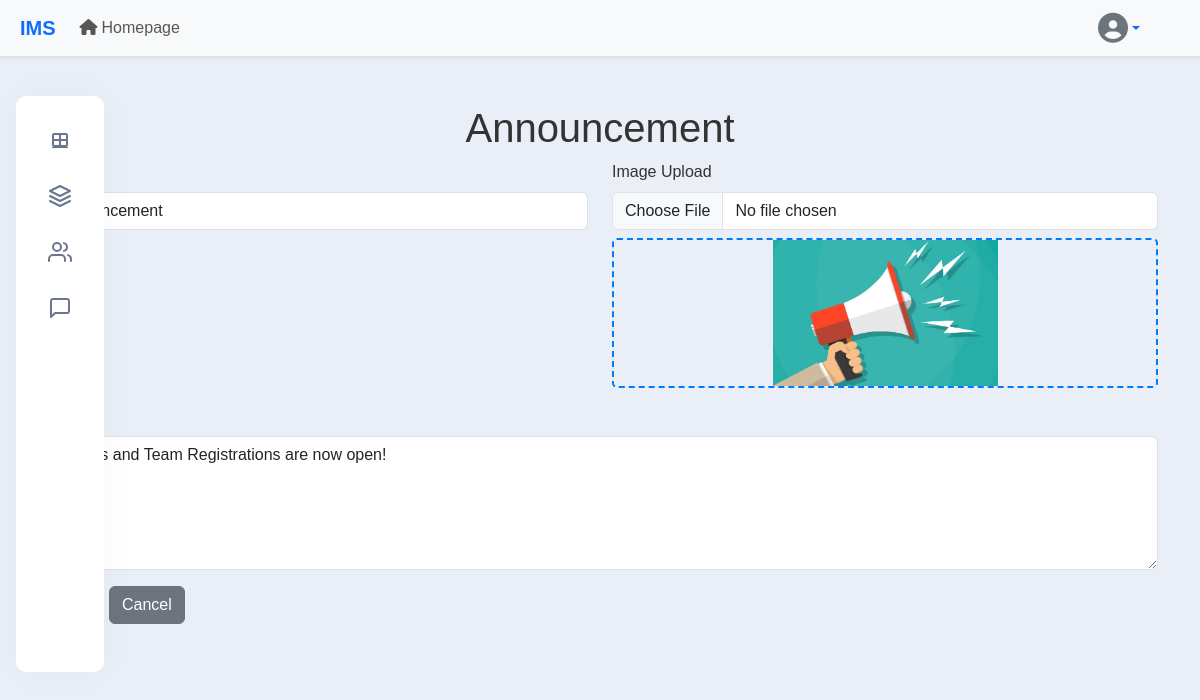
The app's page /announcements/announcement_details.php?id=29 (signed in), older data.
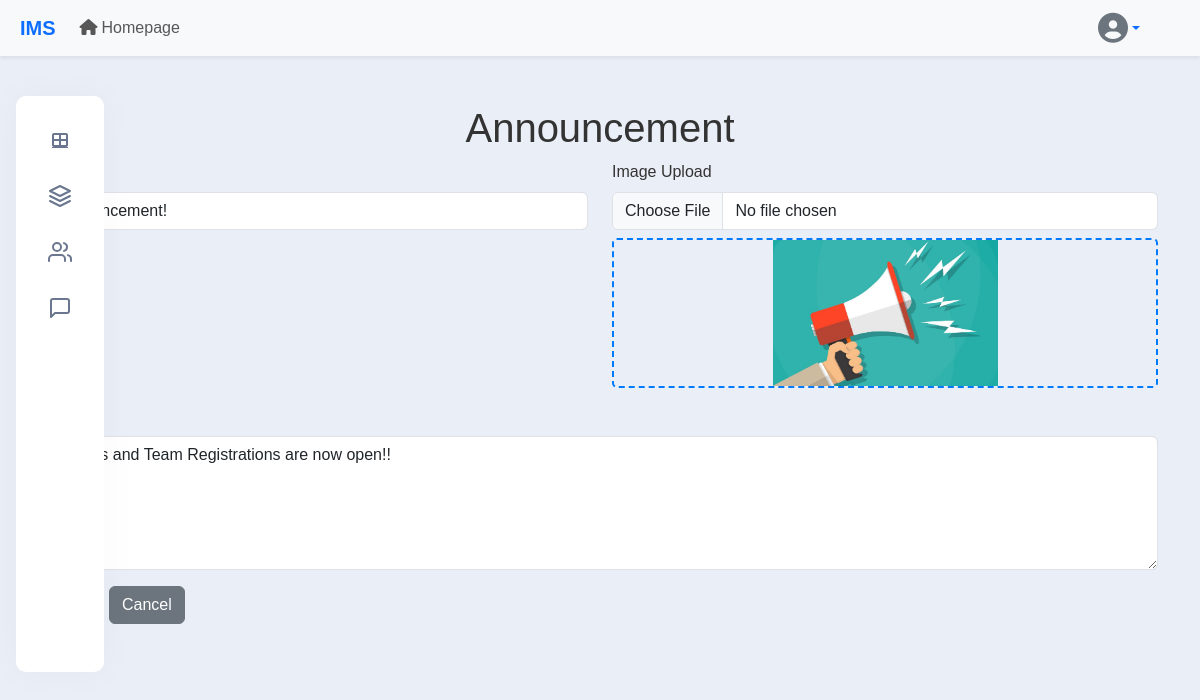
The same page, newer data.
### tables this page shows
CREATE TABLE `announcement` (
  `id` int(11) NOT NULL,
  `title` varchar(255) NOT NULL,
  `message` text NOT NULL,
  `image` varchar(255) DEFAULT NULL,
  `school_id` int(11) DEFAULT NULL,
  `department_id` int(11) NOT NULL,
  `created_at` datetime DEFAULT current_timestamp()
);

### announcements/announcement_details.php (the view, shortened to what this page needs)
<?php
$conn = con();
$announcement_id = isset($_GET['id']) ? $_GET['id'] : null;
$title = '';
$image = '';
$message = '';
if ($announcement_id) {
    $sql = "SELECT a.*, d.department_name, s.school_name
            FROM announcement a
            LEFT JOIN departments d ON a.department_id = d.id
            LEFT JOIN schools s ON a.school_id = s.school_id
            WHERE a.id = ?";
    $stmt = mysqli_prepare($conn, $sql);
    mysqli_stmt_bind_param($stmt, "i", $announcement_id);
    mysqli_stmt_execute($stmt);
    $result = mysqli_stmt_get_result($stmt);
    if ($announcement = mysqli_fetch_assoc($result)) {
        $title = htmlspecialchars($announcement['title']);
        $image = htmlspecialchars($announcement['image']);
        $message = htmlspecialchars($announcement['message']);
    }
}
include '../navbar/navbar.php';
?>
<!DOCTYPE html>
<html lang="en">
<head>
    <link href="https://cdn.jsdelivr.net/npm/bootstrap@5.3.3/dist/css/bootstrap.min.css" rel="stylesheet">
    <link href="https://cdn.jsdelivr.net/npm/sweetalert2@11/dist/sweetalert2.min.css" rel="stylesheet">
    <link rel="stylesheet" href="../super_admin/sastyles.css">
</head>
<?php
include '../super_admin/sa_sidebar.php';
?>
<body>
    <div class="container mt-5">
        <h1 class="text-center">Announcement</h1>
        <form action="process_announcement.php" method="POST" enctype="multipart/form-data">
            <div class="row">
                <div class="col-md-6">
                    <div class="mb-3">
                        <label for="title" class="form-label">Title</label>
                        <input type="text" class="form-control" id="title" name="title" value="<?php echo $title; ?>" required>
                    </div>
                </div>
                <div class="col-md-6">
                    <div class="mb-3">
                        <label for="image" class="form-label">Image Upload</label>
                        <input type="file" class="form-control" id="image" name="image" onchange="previewImage(event)">
                        <div class="image-preview mt-2" style="border: 2px dashed #007bff; padding: 10px; border-radius: 5px; display: flex; justify-content: center; align-items: center; max-height: 150px; overflow: hidden;">
                            <?php if ($image): ?>
                                <img src="<?php echo $image; ?>" alt="Current Image" class="img-fluid" style="max-height: 150px; max-width: 100%; object-fit: contain;">
                            <?php else: ?>
                                <p class="text-muted">No image uploaded</p>
                            <?php endif; ?>
                        </div>
                    </div>
                </div>
            </div>
            <div class="mb-3">
                <label for="message" class="form-label">Content</label>
                <textarea class="form-control" id="message" name="message" rows="5" required><?php echo $message; ?></textarea>
            </div>
            <button type="submit" class="btn btn-primary" style="padding: 0.375rem 0.75rem;" onclick="confirmSave(event)">Save</button>
            <a href="sa_announcement.php" class="btn btn-secondary" style="padding: 0.375rem 0.75rem;" onclick="confirmCancel(event)">Cancel</a>
        </form>
    </div>
</body>
</html>

Row changes from the older to the newer data that the page shows:
changed announcement: title "Announcement" → "Announcement!"; message "Players and Team Registrations are now open!" → "Players and Team Registrations are now open!!"
